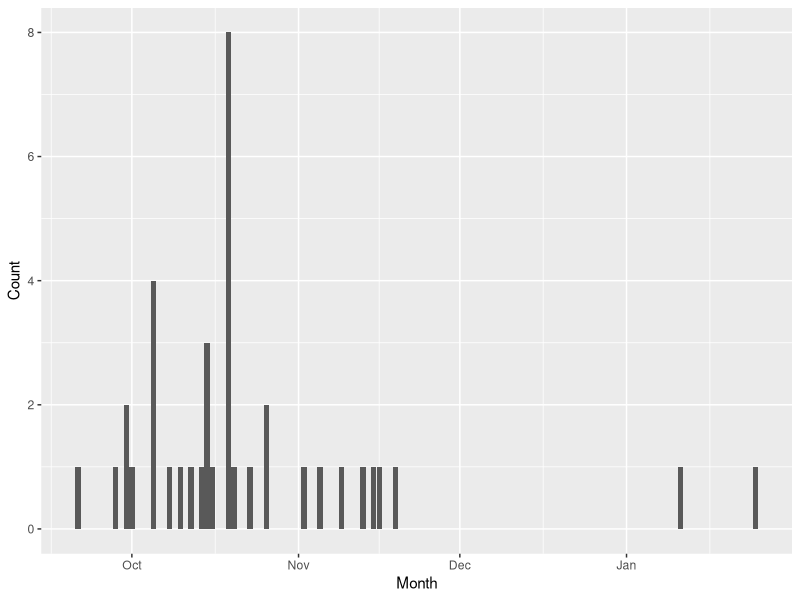
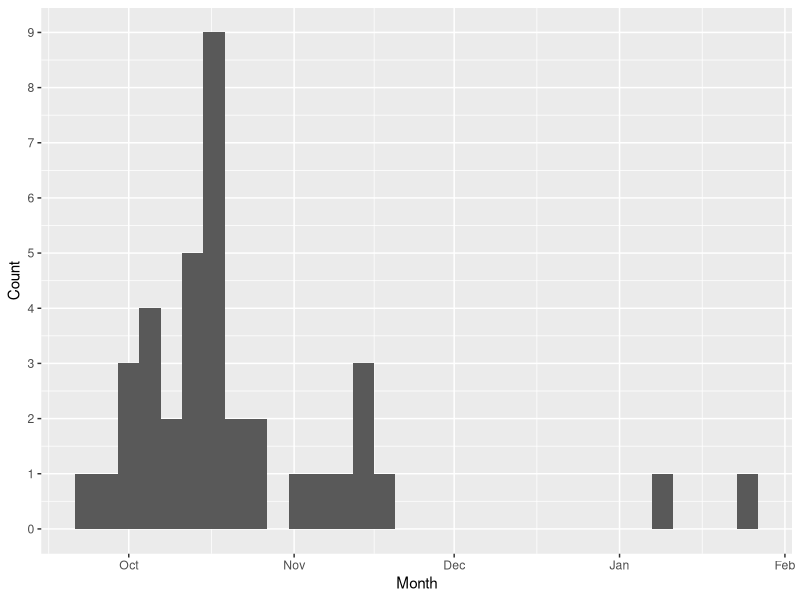

These charts were generated, in order, by the following R code:
## ---- chunk 1
library(tidyverse)
library(kableExtra)
## ---- chunk 2
pretty_date <- function(d) format(d, format="%d %B %Y")
## ---- chunk 3
dat <- read.csv("guess_lockdown_2.csv")
## ---- chunk 4
head(dat)
## ---- chunk 5
dat$guess_date <- parse_date(dat$Date, format = "%d %B %Y")
head(dat)
## ---- chunk 6
guess_table <- dat %>%
  group_by(guess_date) %>%
  summarise(n = n())
## ---- chunk 7
ggplot(dat, aes(x = guess_date)) +
  geom_histogram(binwidth=1) +
  xlab("Month") +
  ylab("Count")
## ---- chunk 8
ggplot(dat, aes(x = guess_date)) +
  geom_histogram(binwidth=4) +
  xlab("Month") +
  ylab("Count") + 
  scale_y_continuous(breaks=seq(0,10,1))
## ---- chunk 9
mode_n <- max(guess_table$n)

mode_guesses <- guess_table %>%
  filter(n == mode_n)
## ---- chunk 10
guess_table %>%
  arrange(desc(n)) %>%
  top_n(5) %>%
  kbl() %>%
  kable_paper("hover", full_width = F)
## ---- chunk 11
summary(dat$guess_date)
